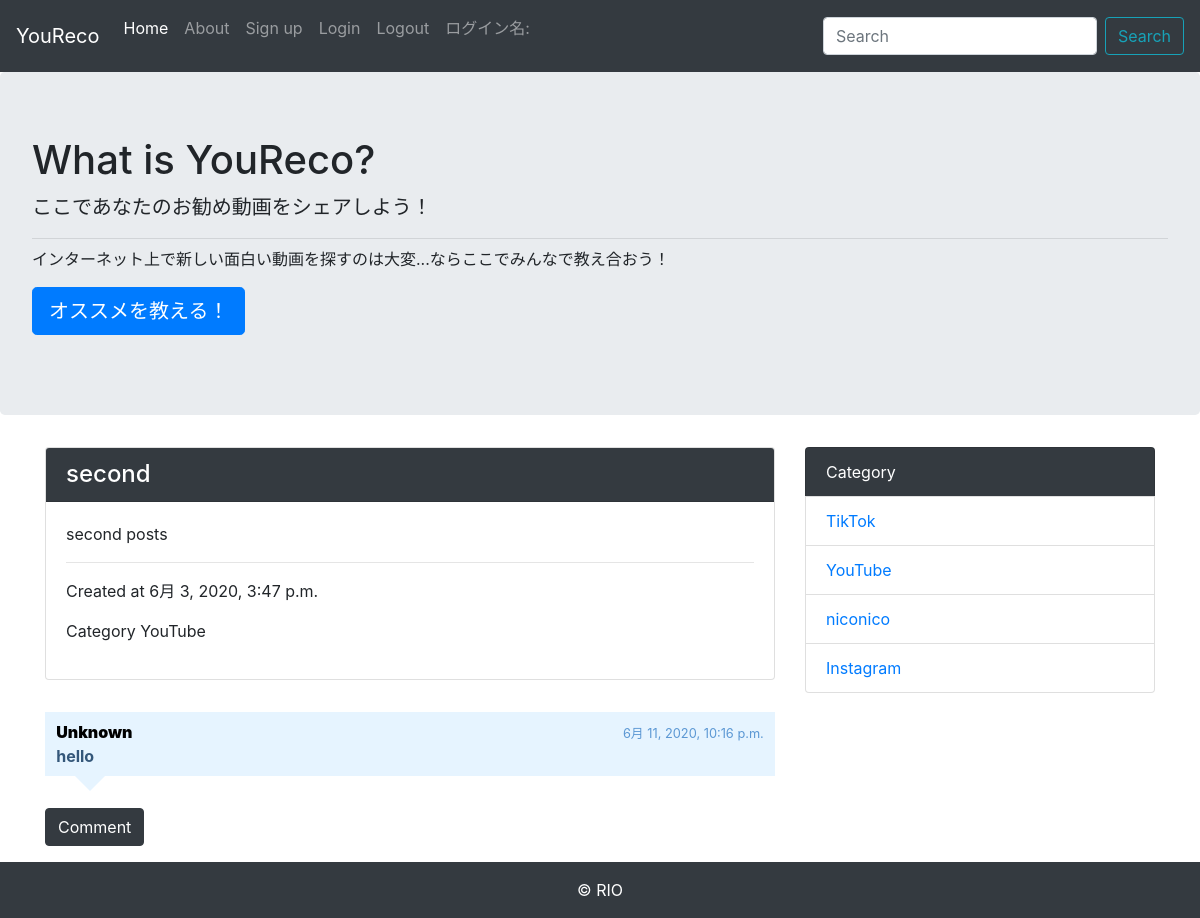
The page /detail/2/ on the database its author committed.
### blog/models.py (models this page shows, shortened)
class Post(models.Model):
    title = models.CharField('Title', max_length=255)
    text = models.TextField('Text')
    created_at = models.DateTimeField('Date', default=timezone.now)
    category = models.ForeignKey(Category, verbose_name='Category', on_delete=models.PROTECT)

class Category(models.Model):
    name = models.CharField('Category', max_length=255)
    created_at = models.DateTimeField('Date', default=timezone.now)
    def __str__(self):
        return self.name

class Comment(models.Model):
    name = models.CharField('Name', max_length=30, default='Unknown')
    text = models.TextField('Comment')
    post = models.ForeignKey(Post, verbose_name='Tagged Post', on_delete=models.PROTECT)
    created_at = models.DateTimeField('Date', default=timezone.now)

### blog/views.py (the view)
# urls.py: path('detail/<int:pk>/', views.DetailView.as_view(), name='detail'),
class DetailView(generic.DetailView):
    model = Post

### blog/context_processors.py (called while the page is built)
def common(request):
    context = {
        'category_list': Category.objects.all(),
    }
    return context

### blog/templates/blog/post_detail.html (shortened to what this page needs)
{% extends 'blog/base.html' %}
{% block content%}
<div class="card mb-3">
    <h4 class="card-header bg-dark text-white">{{ post.title }}</h4>
    <div class="card-body">
        {{ post.text | linebreaksbr | urlize}}
        <hr>
        <p>Created at {{ post.created_at }}</p>
        <p>Category {{ post.category}}</p>
    </div>
  </div>
{% load static%}
{% block extrahead %}
<link href="{% static 'post_detail.css' %}" rel="stylesheet">
{% endblock %}
{% for comment in post.comment_set.all %}
<div class='box24'>
    <div class="toast fade show" role="alert" aria-live="assertive" aria-atomic="true">
        <div class="toast-header">
        <strong class="mr-auto comment_name">{{comment.name }}</strong>
        <div class='comment_time'>
            <small>{{comment.created_at }}</small>
        </div>
        </div>
        <div class="toast-body comment_text">
            {{comment.text | linebreaksbr}}
        </div>
    </div>
</div>
{% endfor %}
  <a class='btn btn-dark mb-3' href="{% url 'blog:comment' post.pk %}">Comment</a>
{% endblock%}

### blog/templates/blog/base.html (shortened to what this page needs)
<!doctype html>
<html lang="ja">
  <head>
    <link rel="stylesheet" href="https://maxcdn.bootstrapcdn.com/bootstrap/4.0.0-beta.2/css/bootstrap.min.css">
  </head>
  <body>
    <nav class="navbar navbar-expand-lg navbar-dark bg-dark">
      <a class="navbar-brand" href="#">YouReco</a>
      <div class="collapse navbar-collapse" id="navbarSupportedContent">
        <ul class="navbar-nav mr-auto">
          <li class="nav-item active">
            <a class="nav-link" href="{% url 'blog:index' %}">Home</a>
          </li>
          <li class="nav-item">
            <a class="nav-link" href="{% url 'blog:about' %}">About</a>
          </li>
          <li class="nav-item">
            <a class="nav-link" href="{% url 'blog:create_account' %}">Sign up</a>
          </li>
          <li class="nav-item">
            <a class="nav-link" href="{% url 'blog:login' %}">Login</a>
          </li>
          <li class="nav-item">
            <a class="nav-link" href="{% url 'blog:logout' %}">Logout</a>
          </li>
          <li class="">
            <p class="nav-link" href="">ログイン名:{{user.get_username}}</a>
          </li>
        </ul>
        <form class="form-inline my-2 my-lg-0" method='GET' action= {% url 'blog:index' %}>
          <input class="form-control mr-sm-2" type="text" placeholder="Search" aria-label="Search" name='keyword'>
          <button class="btn btn-outline-info text-info my-2 my-sm-0" type="submit">Search</button>
      </div>
    </nav>
    <div class="jumbotron">
      <h1 class="font-weight-lighter">What is YouReco?</h1>
      <p class="lead">ここであなたのお勧め動画をシェアしよう！</p>
      <hr class="my-2">
      <p>インターネット上で新しい面白い動画を探すのは大変...ならここでみんなで教え合おう！</p>
      <p class="lead">
        <a class="btn btn-primary btn-lg" href="{% url 'blog:share' %}" role="button">オススメを教える！</a>
      </p>
    </div>
    <div class="container">
      <div class='row'>
        <div class='col-md-8'>
      {% block content %}
      {% endblock %}
        </div>
        <div class='col-md-4'>
          <ul class="list-group">
            <li class="list-group-item bg-dark text-white">Category</li>
            {% for category in category_list %}
            <li class="list-group-item"><a href="{% url 'blog:category' category.pk%}">{{ category }}</a></li>
            {% endfor%}
          </ul>
        </div>
      </div>
    </div>
    <footer class='bg-dark text-white text-center py-3'>
      &copy; RIO
    </footer>
  </body>
</html>

### blog/static/post_detail.css (style rules this page uses)
.box24 { position: relative; padding: 0.5em 0.7em; margin: 2em 0; background: #e6f4ff; color: #5c98d4; font-weight: bold; }
.box24:after { position: absolute; content: ''; top: 100%; left: 30px; border: 15px solid transparent; border-top: 15px solid #e6f4ff; width: 0; height: 0; }
.comment_name { color: #000; }
.comment_time { float: right; }
.comment_text { color: #34577a; }

### rows shown on the page
Post: title "second", text "second posts", created_at "6月 3, 2020, 3:47 p.m.", category "YouTube"
Comment: name "Unknown", created_at "6月 11, 2020, 10:16 p.m.", text "hello"
Category: name "TikTok"
Category: name "YouTube"
Category: name "niconico"
Category: name "Instagram"
